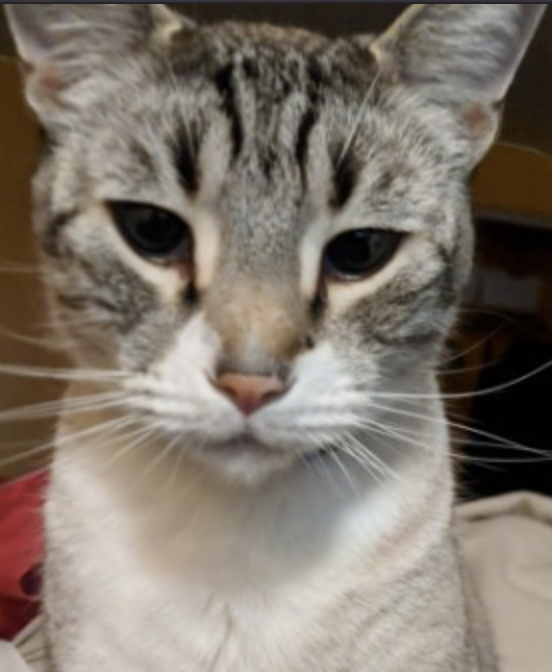
#> input picture Python Notebooks/Week 6/bender.png, 552 x 672 px
$ jupyter execute --allow-errors hw4-soln.ipynb   (shell and % lines are left out)
#> lines starting #> are read from the running program, lines starting #| are printed output that depends on the picture
# Implementing an image compressor

You will need to install the following commands and enable ipywidgets

[cell 1]
# start by importing some necessary packages
import numpy as np
import matplotlib.pyplot as plt
from skimage.io import imread
import numpy.linalg as la

We read in a test image and convert to a $[0,1]$ scale before performing any arithmetic.

[cell 2]
im = imread("./bender.png")
#> im is the input picture: shape (672, 552, 4); mean R, G, B, A 126.9, 117.7, 107.3, 255
im = im.astype(float)/255.
print("Image dimensions:",im.shape)
#| Image dimensions: (672, 552, 4)

plt.imshow(im)
plt.axis('off')
plt.show()

Next, we vertically stack the color channels to form a $3m\times{n}$ image, where the $n$ columns of the image represent our samples, and center the image about its mean to obtain the matrix $A$.

[cell 3]
m,n,p = im.shape
#> m = 672; n = 552; p = 4
S = np.vstack([im[:,:,0],im[:,:,1],im[:,:,2]])
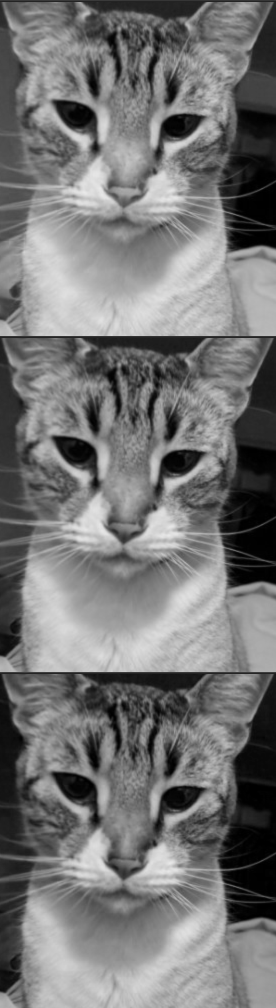
#> S: shape (2016, 552) float64 (shown at 1/2 size); min 0, max 0.914, mean 0.46

# compute the mean of each row to obtain a mean column.
Sm = np.mean(S, axis=1, keepdims=True)
#> Sm = 2016 values, max 0.733 at index 651, min 0.137 at index 2, mean 0.46

# compute the centered matrix A.
A = S - Sm
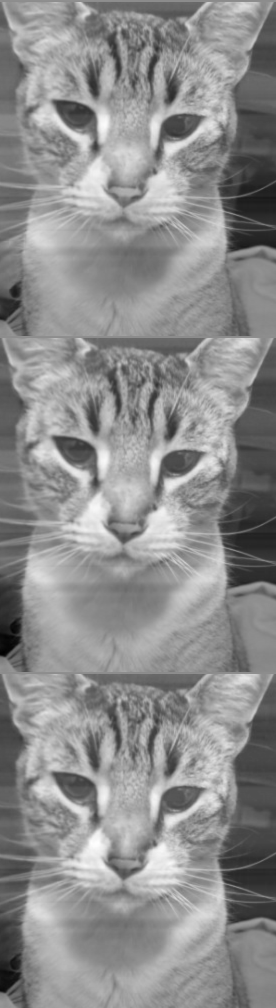
#> A: shape (2016, 552) float64 (shown at 1/2 size); min -0.647, max 0.523, mean 5.3e-18; drawn with min black and max white

Now create a function to compute the svd of the matrix manually. We will compare this to the `numpy.linalg.svd` method. Just like the `np.linalg.svd` method, return the matrices $U$ and $V^\top$, as well as a 1d array containing the singular values.

With your group, please write a function ```rank_approx(A, k)``` which accepts a centered matrix $A$ and a maximum rank $k$, and assembles a list $L$ of the first $k$ rank-one matrices in the low-rank approximation of the matrix. The list $L$ should be of the form
$$
L = [\sigma_1 u_1 v_1^T, \sigma_2 u_2 v_2^T, ..., \sigma_k u_k v_k^T]
$$
Return the list as your output.

[cell 4]
def rank_approx(A, k):
    # your code here
    U,S,V=la.svd(A)
    Uk=U[:,:k]
    Vk=V[:k,:]
    Sk=S[:k]
    L=[]
    for uk,sk,vk in zip(Uk.T,Sk,Vk):
        L.append(sk*np.outer(uk,vk))
    return L


print(np.shape(A))
#| (2016, 552)
L=rank_approx(A,3)
#> in rank_approx, `U,S,V=la.svd(A)`:
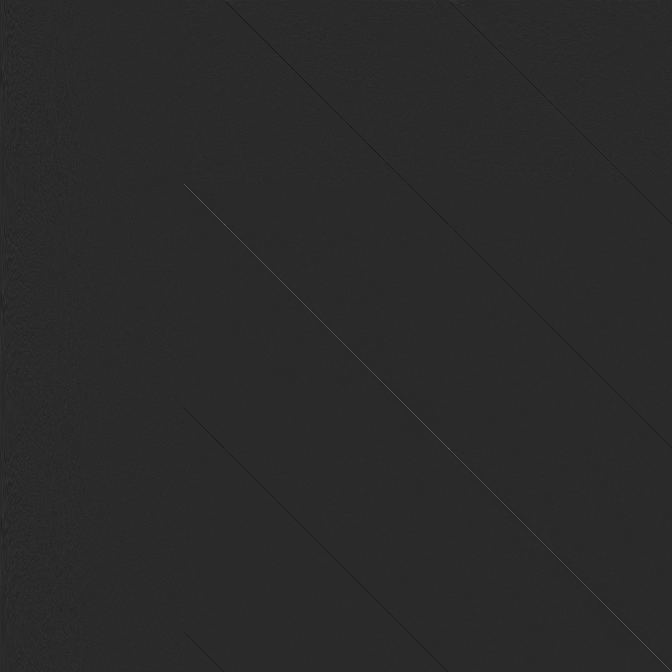
#> U: shape (2016, 2016) float64 (shown at 1/3 size); min -0.201, max 1, mean 1.54e-05; drawn with min black and max white
#> in rank_approx, `U,S,V=la.svd(A)`:
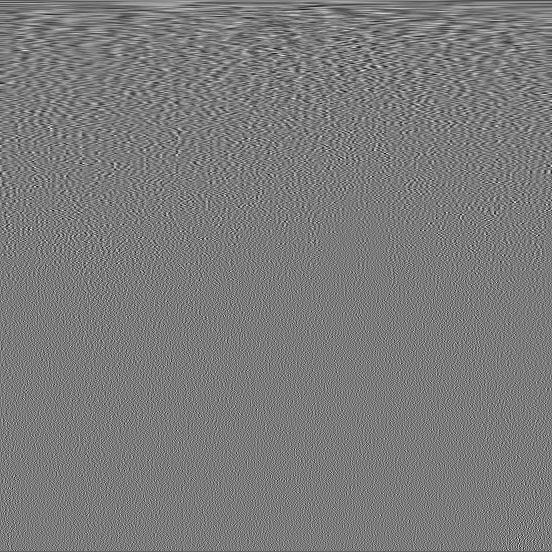
#> V: shape (552, 552) float64; min -0.202, max 0.215, mean -7.71e-05; drawn with min black and max white
#> in rank_approx, `U,S,V=la.svd(A)`: S = 552 values, max 137.4 at index 0, min 3.71e-14 at index 551, mean 1.83
#> in rank_approx, `Uk=U[:,:k]`: Uk = 2016 rows, first 8: [8.83e-05, 1.43e-05, -0.000314], [9.28e-05, 1.87e-05, -0.00031], [-1.07e-17, -2.74e-17, -7.01e-18], [-0.000471, -0.000965, 0.000331], [-0.013, -0.0285, 0.00986], [-0.0128, -0.0286, 0.00937], [-0.0127, -0.029, 0.00897], [-0.0126, -0.0295, 0.009]
#> in rank_approx, `Sk=S[:k]`: Sk = [137.4, 79.03, 59.12]
#> the loop in rank_approx, `for uk,sk,vk in zip(Uk.T,Sk,Vk):` made 3 passes
#> sk on passes 1 to 3: 137.4, 79.03, 59.12
#> after the loop in rank_approx, `for uk,sk,vk in zip(Uk.T,Sk,Vk):`: L = 3 items
#> L = 3 items

The function ```reconstruct(L, r, Sbar)``` below accepts the list of low-rank approximations $L$, a target rank $r < k$, and the column mean $\bar{S}$, and returns the rank-$r$ reconstructed image. If your ```rank_approx``` function is set up correctly, you should be able to run the following cell and plot a test reconstruction:

[cell 5]
def reconstruct(L, r, Sbar):
    if r >= len(L):
        print("Error: r must be less than the length of L.")
        return

    m = len(Sbar)//3 # the leading dimension of a single channel

    # Reconstruct the original image up to rank r.
    Ar = np.sum(L[:r], axis=0)

    # Add back the mean and reshape into m by n by p.
    Ar += Sbar.reshape(-1,1)
    imr = np.stack([Ar[:m,:],Ar[m:2*m,:],Ar[2*m:,:]], axis=2)

    # truncate values and return the reconstructed image.
    imr[imr<0] = 0; imr[imr>1] = 1
    return imr

# Run a test:
k = 16; r = 12
L = rank_approx(A, k)
#> the loop in rank_approx (call 2), `for uk,sk,vk in zip(Uk.T,Sk,Vk):` made 16 passes
#> sk on passes 1 to 12: 137.4, 79.03, 59.12, 47.96, 40.78, 34.78, 32.68, 31.32, 25.57, 24.16, 22.98, 20.63
#> L = 16 items
imr = reconstruct(L, r, Sm)
#> in reconstruct, `m = len(Sbar)//3`: m = 672
#> in reconstruct, `imr[imr < 0] = 0`: imr: shape (672, 552, 3) float64; mean of channels 0, 1, 2 0.498, 0.462, 0.421
#> in reconstruct, `imr[imr > 1] = 1`: imr: shape (672, 552, 3) float64; mean of channels 0, 1, 2 0.498, 0.462, 0.421
plt.imshow(imr)
plt.axis("off")
plt.show()

If the above test was successful, you should now be able to run the following widget to interactively vary the rank and visualize the resulting reconstruction. With your group, decide how many singular vectors you feel are necessary to reconstruct the image before differences between the original become imperceptible.

[cell 6]
import ipywidgets as widgets
from ipywidgets import interactive

rmax = min(80,n)
#> rmax = 80
L = rank_approx(A, rmax+1)
#> call 3 of rank_approx, with k = 81
#> in rank_approx (call 3), `Vk=V[:k,:]`:
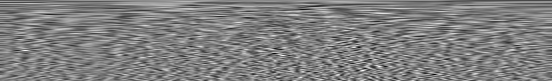
#> Vk: shape (81, 552) float64; min -0.193, max 0.193, mean 1.36e-18; drawn with min black and max white
#> in rank_approx (call 3), `Sk=S[:k]`: Sk = 81 values, max 137.4 at index 0, min 1.52 at index 80, mean 11.5
#> the loop in rank_approx (call 3), `for uk,sk,vk in zip(Uk.T,Sk,Vk):` made 81 passes
#> after the loop in rank_approx (call 3), `for uk,sk,vk in zip(Uk.T,Sk,Vk):`: L = 81 items
#> L = 81 items
rank_slider = widgets.IntSlider(
    value=1, min=1, max=rmax, step=1,
    description='rank:', continuous_update=False)

def rank_slider_plot(r = 1):
    plt.close()
    imr = reconstruct(L, r, Sm)

    # Plot the original and compressed images.
    fig, (ax1, ax2) = plt.subplots(1,2, figsize=(12,6))
    ax1.imshow(im)
    ax1.set_title("original", size=16)
    ax1.axis("off")

    ax2.imshow(imr)
    ax2.set_title("reconstruction", size=16)
    ax2.axis("off")
    plt.show()

interactive_plot = interactive(rank_slider_plot, r=rank_slider)
#> the sliders are set to r = 1
#> call 2 of reconstruct, with r = 1, Sbar = array of shape (2016, 1)
#> in reconstruct (call 2), `Ar = np.sum(L[:r], axis=0)`:
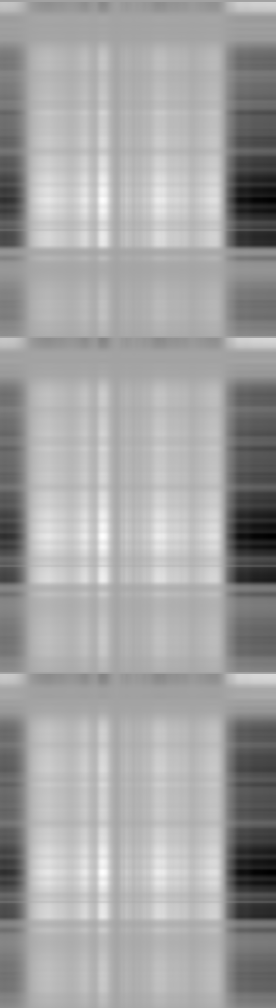
#> Ar: shape (2016, 552) float64 (shown at 1/2 size); min -0.52, max 0.296, mean 4.04e-18; drawn with min black and max white
#> in reconstruct (call 2), `Ar += Sbar.reshape(-1,1)`:
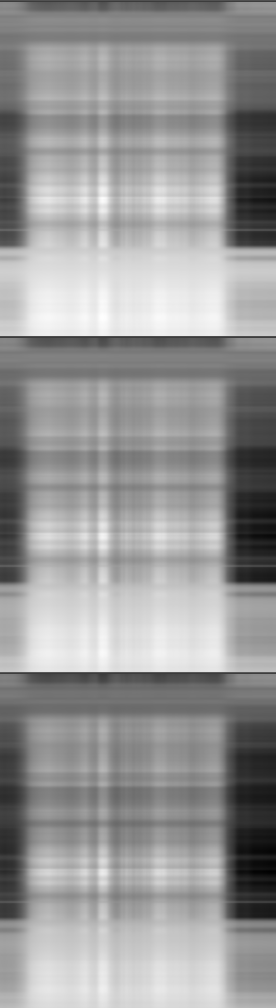
#> Ar: shape (2016, 552) float64 (shown at 1/2 size); min -0.0701, max 0.821, mean 0.46; drawn with min black and max white
#> in reconstruct (call 2), `imr[imr < 0] = 0`:
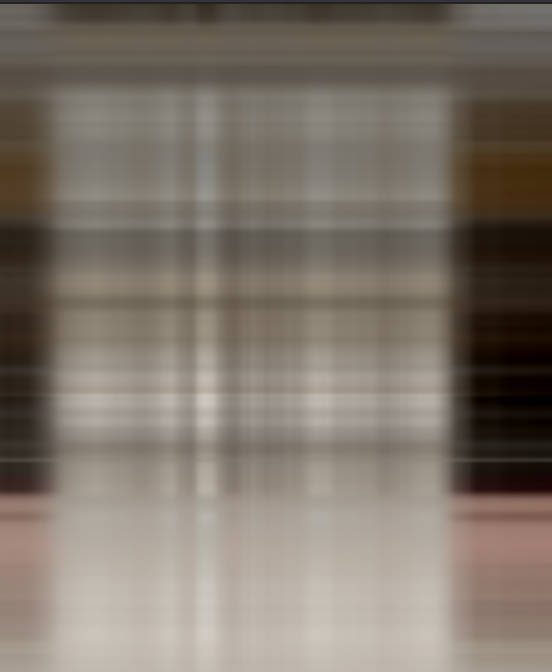
#> imr: shape (672, 552, 3) float64; mean of channels 0, 1, 2 0.498, 0.462, 0.421; drawn as R, G, B
#> (the rest of this cell did not finish here and is left out)

## Supplementary Material: Image Compression with PCA
You can also do image compression and reconstruction with PCA. Below you can see how using `scikit-learn`. The cool thing is that you can plot the explained variance and use that to pick a reasonable target value for $k$.

[cell 7]
import numpy as np
from sklearn.decomposition import PCA
pca_100=PCA(n_components=100)
pca_100.fit(S)
plt.grid()
plt.plot(np.cumsum(pca_100.explained_variance_ratio_ * 100))
plt.xlabel('Number of components')
plt.ylabel('Explained variance')

n_components=20
pca_ = PCA(n_components=n_components)
bender_reduced = pca_.fit_transform(S)
bender_recovered = pca_.inverse_transform(bender_reduced)
print(np.shape(bender_recovered))
#| (2016, 552)

plt.figure()
m = len(Sm)//3
Ar_ = bender_recovered
imr = np.stack([Ar_[:m,:],Ar_[m:2*m,:],Ar_[2*m:,:]], axis=2)
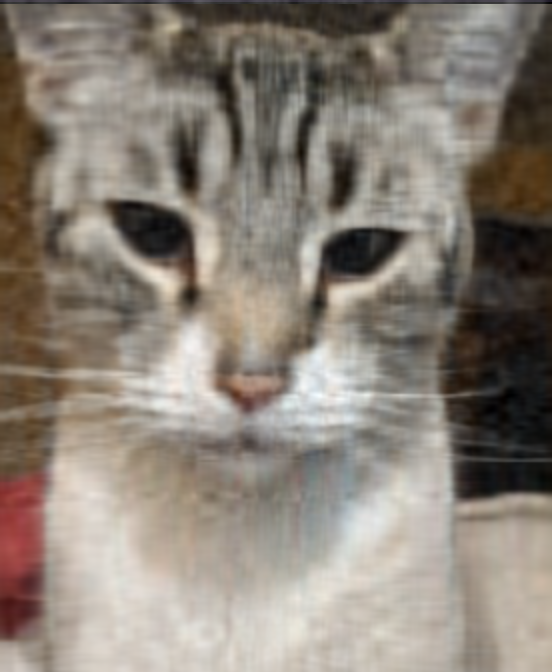
#> imr: shape (672, 552, 3) float64; mean of channels 0, 1, 2 0.498, 0.462, 0.421; drawn with min black and max white
plt.imshow(imr, cmap='gray_r')
plt.title('Compressed image with {} components'.format(n_components), fontsize=15, pad=15)
plt.savefig("image_pca.png")
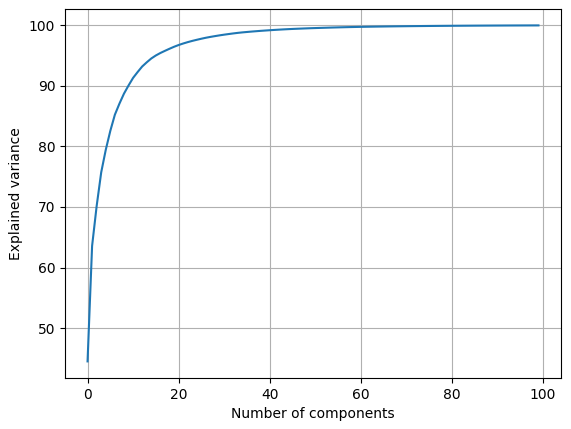
#> figure drawn by matplotlib, 1 panel; curve peaks at x = 99, y = 99.96
